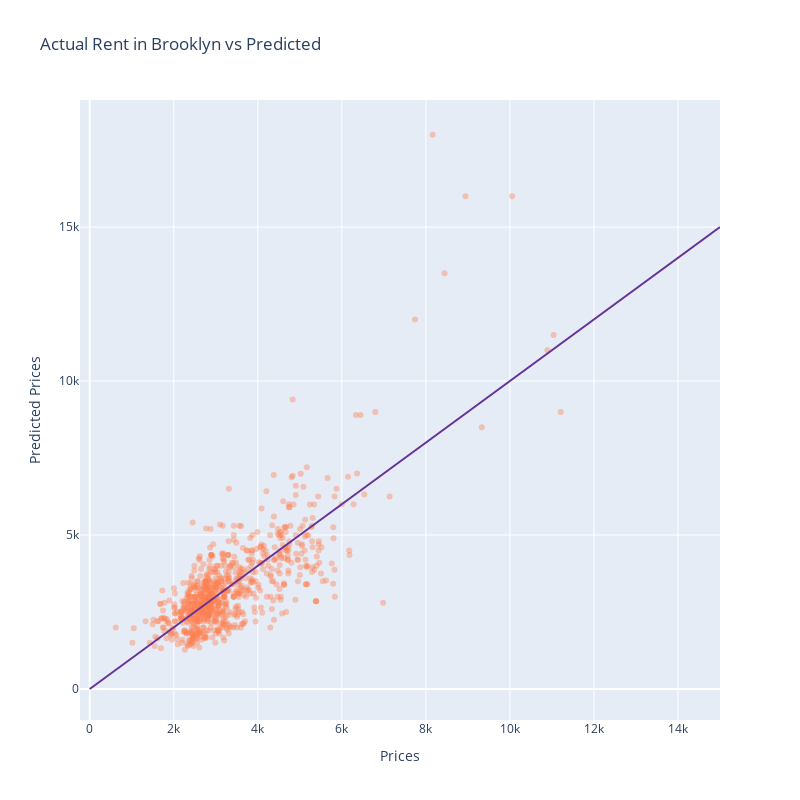

Source (notebook cell):
### Code cell
act_vs_pred(model_b, marker_color= '#FF7F50', line_color='#663399', X_train=X_train_b, y_train=y_train_b, borough = 'Brooklyn')

### Figure 1 — Plotly figure (JSON) as saved in the notebook; plotly's stock layout.template omitted (floating-point values rounded to 4 significant figures; data arrays with more than 128 entries replaced by an {"elided": "..."} marker saying what was removed)
{"data": [{"hovertemplate": "x=%{x}<br>y=%{y}<extra></extra>", "legendgroup": "", "line": {"color": "#663399"}, "marker": {"color": "#FF7F50", "opacity": 0.4, "symbol": "circle"}, "mode": "markers", "name": "", "orientation": "v", "showlegend": false, "type": "scatter", "x": {"elided": "810 float values"}, "xaxis": "x", "y": {"elided": "810 int values"}, "yaxis": "y"}, {"hovertemplate": "x=%{x}<br>y=%{y}<extra></extra>", "legendgroup": "", "line": {"color": "#663399", "dash": "solid"}, "marker": {"color": "#FF7F50", "symbol": "circle"}, "mode": "lines", "name": "", "orientation": "v", "showlegend": false, "type": "scatter", "x": [0, 15000], "xaxis": "x", "y": [0, 15000], "yaxis": "y"}], "layout": {"height": 800, "title": {"text": "Actual Rent in Brooklyn vs Predicted"}, "width": 800, "xaxis": {"title": {"text": "Prices"}}, "yaxis": {"title": {"text": "Predicted Prices"}}}}
